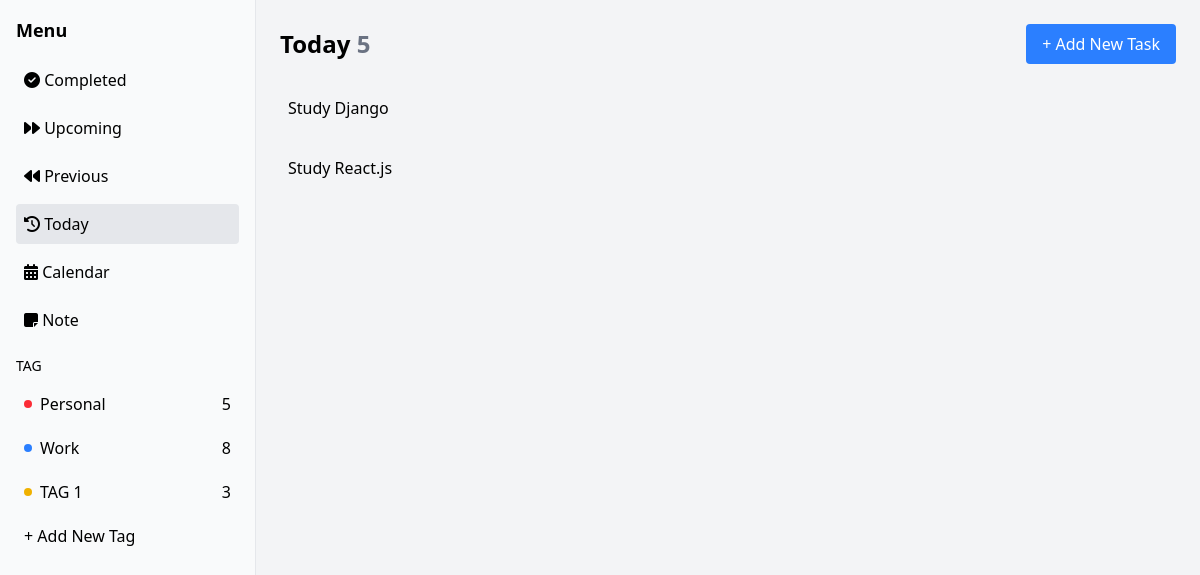
Before: / with the older database file.
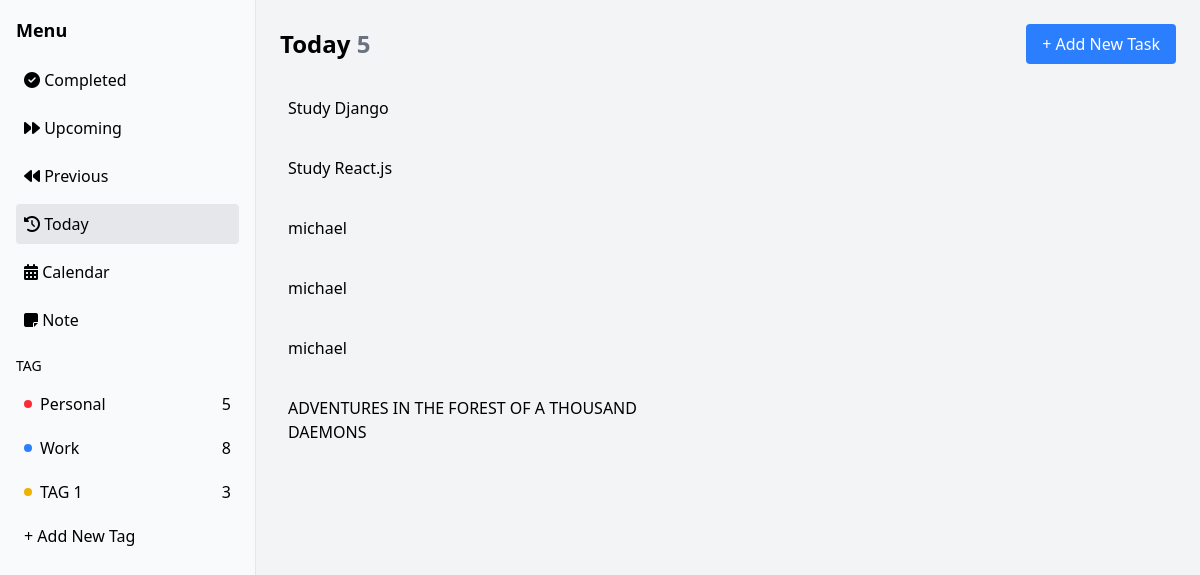
After: the same page with the newer database file.
### todo/models.py (models this page shows, shortened)
class Task(models.Model):
    title = models.CharField(max_length=200)
    description = models.TextField(blank=True)
    created_at = models.DateTimeField(auto_now_add=True)
    due_date = models.DateField(default=timezone.now)
    is_completed = models.BooleanField(default=False)
    tags = models.ManyToManyField(Tag, blank=True)

### todo/views.py (the view)
# urls.py: path('', home_page, name='home'),
def home_page(request):
    context = {
        'tasks': Task.objects.all(),
    }
    return render(request, 'home.html', context)

### todo/templates/home.html (shortened to what this page needs)
{% extends "index.html" %}
{% load static %}
{% block content %}
<div class="flex h-screen">
    {% include "sidebar.html" %}
    <div class="flex-1 p-6 overflow-y-auto">
        <div class="flex justify-between items-center mb-6">
            <h1 class="text-2xl font-bold">Today <span class="text-gray-500">5</span></h1>
            <a href={% url "create_task" %} class="bg-blue-500 text-white px-4 py-2 rounded">+ Add New Task</a>
        </div>
        <div class="flex flex-col gap-5">
            {% for t in tasks %}
            <p class="w-96 text-left p-2 hover:bg-gray-200 rounded">{{t.title}}</p>
           {% endfor %}
        </div>
    </div>
</div>
{% endblock content %}

### templates/index.html (shortened to what this page needs)
<!DOCTYPE html>
{% load static %}
<html>
  <head>
    <link href="{% static "src/output.css" %}" rel="stylesheet">
    <link
      rel="stylesheet"
      href="https://cdnjs.cloudflare.com/ajax/libs/font-awesome/6.7.2/css/all.min.css"
    />
  </head>
  <body class="bg-gray-100 font-sans">
    {% block content %} {% endblock content %}
  </body>
</html>

### templates/sidebar.html
{% load static %}
<div class="w-64 bg-gray-50 p-4 border-r border-gray-200">
  <h2 class="text-lg font-semibold mb-4">Menu</h2>
  <div class="space-y-2">
    <button class="w-full text-left p-2 hover:bg-gray-200 rounded">
      <i class="fa-solid fa-circle-check"></i> Completed
    </button>
    <button class="w-full text-left p-2 hover:bg-gray-200 rounded">
      <i class="fa-solid fa-forward"></i> Upcoming
    </button>
    <button class="w-full text-left p-2 hover:bg-gray-200 rounded">
      <i class="fa-duotone fa-solid fa-backward"></i> Previous
    </button>
    <button class="w-full text-left p-2 bg-gray-200 rounded">
      <i class="fa-solid fa-clock-rotate-left"></i> Today
    </button>
    <button class="w-full text-left p-2 hover:bg-gray-200 rounded">
      <i class="fa-solid fa-calendar-days"></i> Calendar
    </button>
    <button class="w-full text-left p-2 hover:bg-gray-200 rounded">
      <i class="fa-solid fa-note-sticky"></i> Note
    </button>
  </div>
  <div class="mt-4">
    <h3 class="text-sm font-medium mb-2">TAG</h3>
    <div class="space-y-1">
      <button
        class="w-full text-left p-2 hover:bg-gray-200 rounded flex items-center justify-between"
      >
        <span class="flex items-center"
          ><span class="w-2 h-2 bg-red-500 rounded-full mr-2"></span>
          Personal</span
        >
        <span>5</span>
      </button>
      <button
        class="w-full text-left p-2 hover:bg-gray-200 rounded flex items-center justify-between"
      >
        <span class="flex items-center"
          ><span class="w-2 h-2 bg-blue-500 rounded-full mr-2"></span>
          Work</span
        >
        <span>8</span>
      </button>
      <button
        class="w-full text-left p-2 hover:bg-gray-200 rounded flex items-center justify-between"
      >
        <span class="flex items-center"
          ><span class="w-2 h-2 bg-yellow-500 rounded-full mr-2"></span> TAG
          1</span
        >
        <span>3</span>
      </button>
      <button class="w-full text-left p-2 hover:bg-gray-200 rounded">
        + Add New Tag
      </button>
    </div>
  </div>
</div>

Changed rows visible on the page:
added Task: title "michael"
added Task: title "michael"
added Task: title "michael"
added Task: title "ADVENTURES IN THE FOREST OF A THOUSAND DAEMONS"
